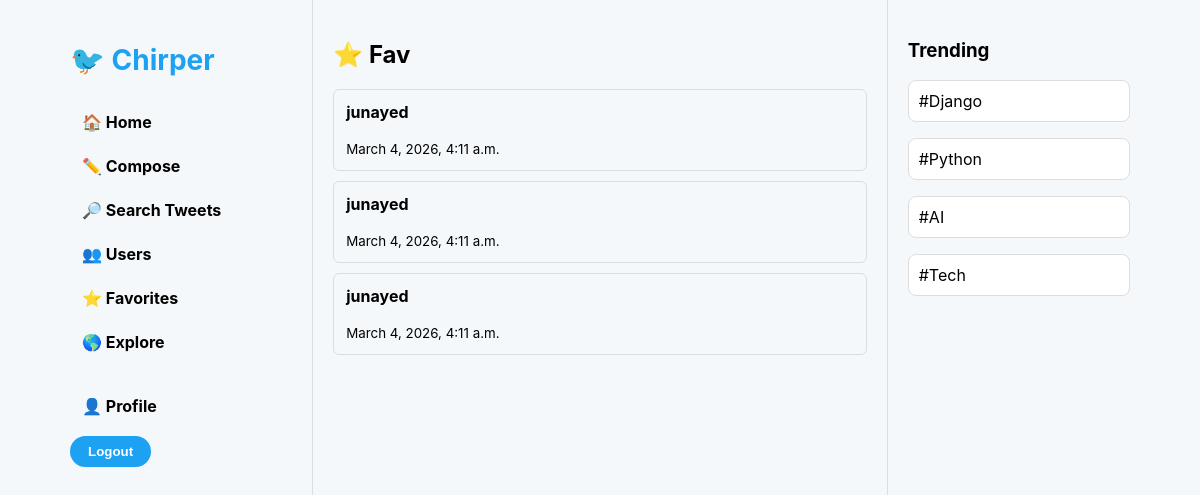
The app's page /favorites/list/1/ (signed in) with its own data.
### favorites/models.py (models this page shows)
class FavoriteList(models.Model):
    user = models.ForeignKey(
        User,
        on_delete=models.CASCADE
    )
    name = models.CharField(max_length=100)

class FavoriteItem(models.Model):
    list = models.ForeignKey(
        FavoriteList,
        on_delete=models.CASCADE
    )
    tweet = models.ForeignKey(
        Tweet,
        on_delete=models.CASCADE
    )
    class Meta:
        unique_together = ("list", "tweet")

### tweets/models.py (models this page shows)
class Tweet(models.Model):
    author = models.ForeignKey(
        User,
        on_delete=models.CASCADE
    )
    content = models.TextField()
    created_at = models.DateTimeField(auto_now_add=True)
    reply_to = models.ForeignKey(
        "self",
        null=True,
        blank=True,
        on_delete=models.CASCADE,
        related_name="replies"
    )
    retweet_of = models.ForeignKey(
        "self",
        null=True,
        blank=True,
        on_delete=models.CASCADE,
        related_name="retweets"
    )

### favorites/views.py (the view)
# urls.py: path("list/<int:list_id>/", views.view_list),
@login_required
def view_list(request, list_id):
    fav_list = get_object_or_404(
        FavoriteList,
        id=list_id,
        user=request.user
    )
    items = FavoriteItem.objects.filter(list=fav_list)
    return render(
        request,
        "favorite_list.html",
        {
            "list": fav_list,
            "items": items
        }
    )

### templates/favorite_list.html (shortened to what this page needs)
{% extends "base.html" %}
{% block content %}
<div style="max-width:600px;margin:auto">
<h2>⭐ {{ list.name }}</h2>
{% if items %}
{% for item in items %}
<div style="
border:1px solid #ddd;
padding:12px;
margin-bottom:10px;
border-radius:6px;
">
<b>{{ item.tweet.author.username }}</b>
<small>{{ item.tweet.created_at }}</small>
</div>
{% endfor %}
{% else %}
<p>No tweets in this list.</p>
{% endif %}
</div>
{% endblock %}

### templates/base.html (style rules this page uses)
body { font-family: -apple-system, BlinkMacSystemFont, "Segoe UI", Roboto, Arial; background:#f5f8fa; margin:0; }

### records on screen
FavoriteList: name "Fav"
FavoriteItem: tweet.author.username "junayed", tweet.created_at "March 4, 2026, 4:11 a.m."
FavoriteItem: tweet.author.username "junayed", tweet.created_at "March 4, 2026, 4:11 a.m."
FavoriteItem: tweet.author.username "junayed", tweet.created_at "March 4, 2026, 4:11 a.m."
